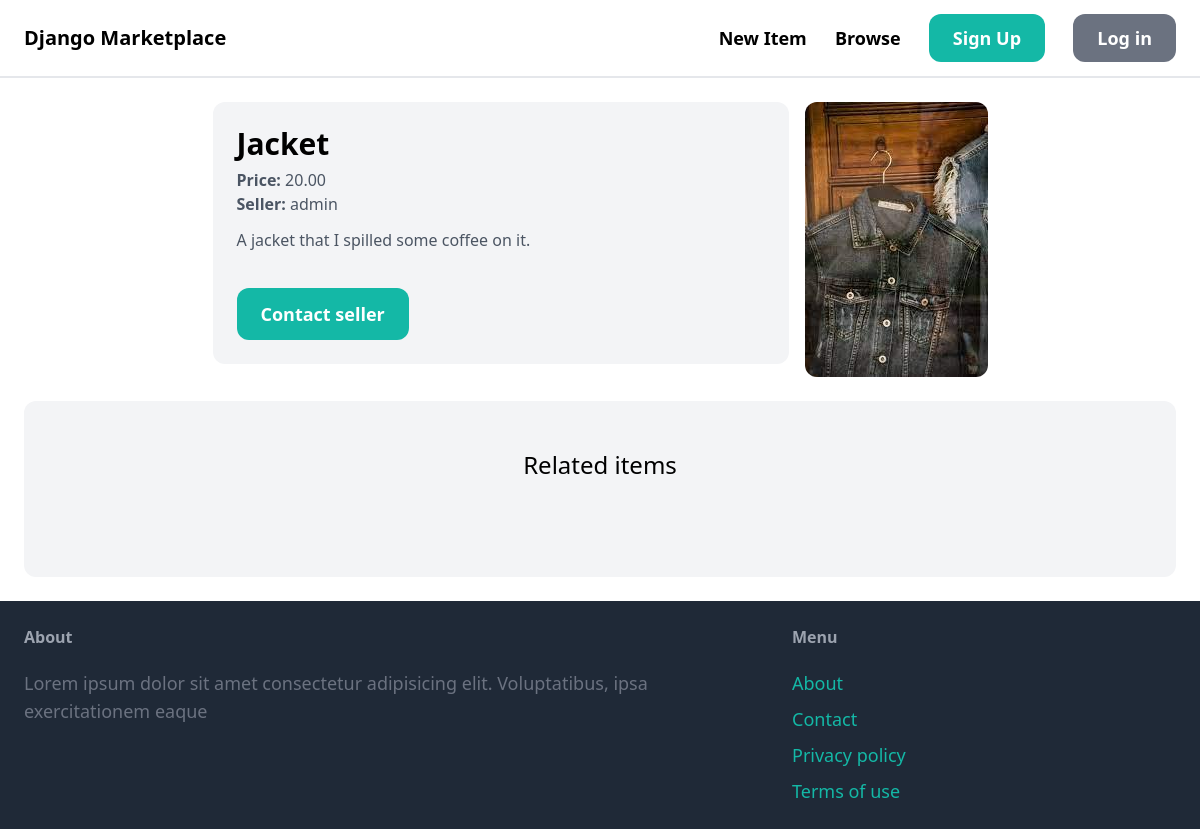
/item/2/, run on the app's committed database.
### item/models.py (models this page shows, shortened)
class Item(Model):
    name = CharField(max_length=255)
    description = TextField(blank=True, null=True, max_length=950)
    price = MoneyField(max_digits=14, decimal_places=2, default_currency='USD')
    is_sold = BooleanField(default=False)
    image = ImageField(upload_to='item_images', blank=True, null=True)
    created_at = DateTimeField(auto_now_add=True)
    category = ForeignKey(Category, related_name='items', on_delete=CASCADE)
    created_by = ForeignKey(User, related_name='items', on_delete=CASCADE)
    class Meta:
        ordering = ('name',)

### item/views.py (the view)
# urls.py: path('<int:pk>/', views.detail, name='detail'),
def detail(request, pk):
    item = get_object_or_404(Item, pk=pk)
    related_items = Item.objects.filter(category=item.category, is_sold=False).exclude(pk=pk)[0:5]
    return render(request, 'item/detail.html', {
        'related_items': related_items,
        'item': item,
    })

### item/templates/item/detail.html (shortened to what this page needs)
{% extends "core/base.html" %}
{% block content %}
    <div class="flex space-x-4 justify-center">
        <div class="p-6 bg-gray-100 rounded-xl w-1/2 h-fit">
            <h1 class="text-3xl pb-1.5 font-bold">{{ item.name }}</h1>
            <p class="text-gray-600">
                <strong>Price:</strong> {{ item.price }}
            </p>
            <p class="text-gray-600">
                <strong>Seller:</strong> {{ item.created_by.username }}
            </p>
            {% if item.description %}
                <p class="py-3 text-gray-600">{{ item.description }}</p>
            {% endif %}
            <a href="#" class="inline-block mt-6 px-6 py-3 text-lg font-semibold bg-teal-500 text-white rounded-xl hover:bg-teal-700">Contact seller</a>
        </div>
        <img src="{{ item.image.url }}" class="rounded-xl self-baseline" alt="item-image" />
    </div>
    <div class="mt-6 px-6 py-12 bg-gray-100 rounded-xl">
        <h2 class="mb-12 text-2xl text-center">Related items</h2>
    </div>
{% endblock %}

### data on the page
Item: name "Jacket", price "20.00", created_by.username "admin", description "A jacket that I spilled some coffee on it.", image (picture)
